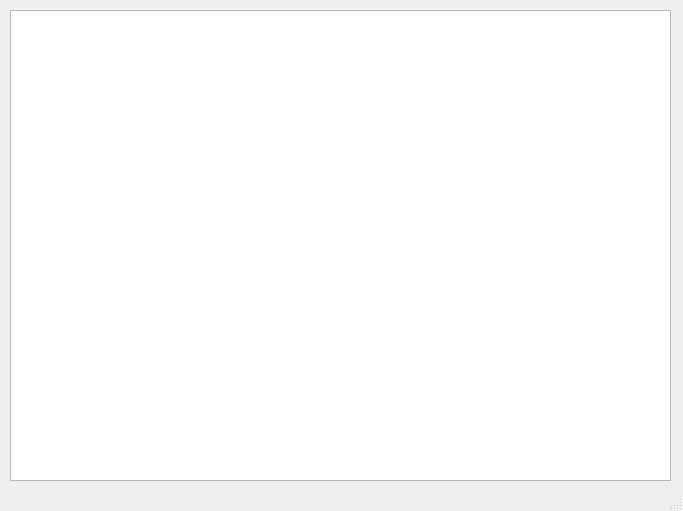
<?xml version="1.0" encoding="UTF-8"?>
<ui version="4.0">
 <class>MainWindow</class>
 <widget class="QMainWindow" name="MainWindow">
  <property name="geometry">
   <rect>
    <x>0</x>
    <y>0</y>
    <width>683</width>
    <height>511</height>
   </rect>
  </property>
  <property name="windowTitle">
   <string>MainWindow</string>
  </property>
  <widget class="QWidget" name="centralwidget">
   <widget class="QGraphicsView" name="display">
    <property name="geometry">
     <rect>
      <x>10</x>
      <y>10</y>
      <width>661</width>
      <height>471</height>
     </rect>
    </property>
   </widget>
  </widget>
  <widget class="QStatusBar" name="statusbar"/>
 </widget>
 <resources/>
 <connections/>
</ui>
